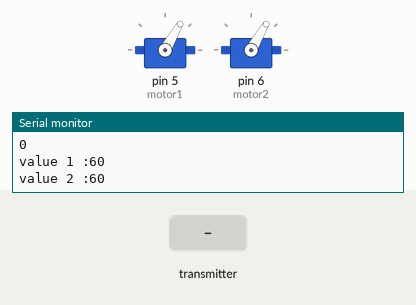
This sketch was run on a simulated Arduino Uno, built with avr-gcc and run on an emulated ATmega328P. Parts: 2 × servo, the last lines printed to the serial monitor. Inputs (shaded band) come from the test bench. No radio packets arrive unless stated.

Above: at 4.2 s.
4.3 s: the transmitter starts sending joyZ = 64
At 5.2 s:
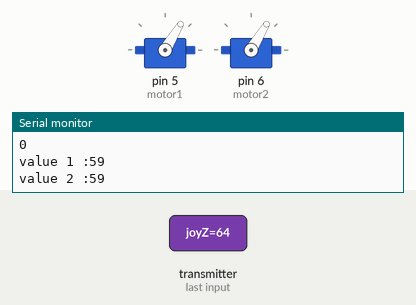
5.8 s: the transmitter starts sending joyX = 255
At 8.4 s:
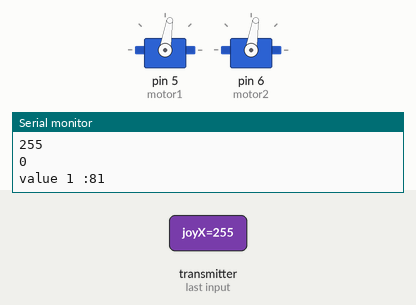
8.8 s: the transmitter starts sending joyX = 0
At 11.3 s:
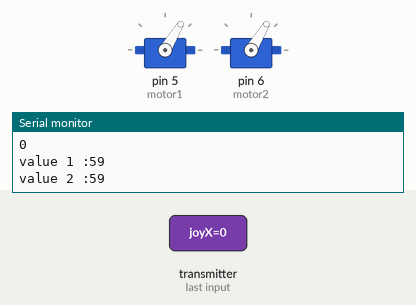
17.8 s: the transmitter starts sending joyX = 64
At 18.8 s:
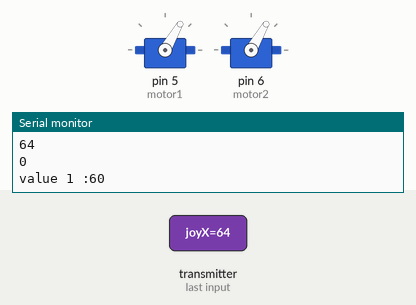
Timing chart, 0 to 20.4 s (numbered marks = the images above; inputs shaded):
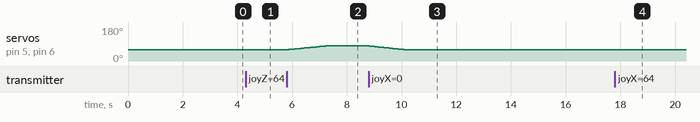

Measured:
- after the input at 4.3 s, servo on pin 5 (motor1), servo on pin 6 (motor2): 60° → 59° at once
- after the input at 5.8 s, servo on pin 5 (motor1), servo on pin 6 (motor2): moves from 59° to 81° over 1.4 s, starting after 0.09 s
- after the input at 8.8 s, servo on pin 5 (motor1), servo on pin 6 (motor2): moves from 81° to 59° over 1.3 s, starting at once
- after the input at 17.8 s, servo on pin 5 (motor1), servo on pin 6 (motor2): 59° → 60° after 0.07 s

The sketch:

board_main_controlSP.ino
```cpp
#include <SPI.h>
#include <nRF24L01.h>
#include <RF24.h>
#include <Servo.h>
#define SPMAX 80 //모터 최대출력값 지정 BLDC모터이기 때문에 75도 상당히 위험함 따라서 낮춰쓰는것을 추천
#define SPMIN 60
Servo motor1,motor2;

int val1 = 60; //왼쪽바퀴 기본 모터값 설정
int val2 = 60; //오른쪽바퀴 기본 모터값 설정
RF24 radio(7, 8);
const byte address[6] = "02019"; //송신기와 동일하게 설정 컨트롤러에도 02019로 설정되 있을 것임
struct Data{
  byte joyX;
  byte joyY;
  byte joyZ;
  };
Data data;

void setup() {
  Serial.begin(9600);
  radio.begin();
  radio.setAutoAck(true);
  motor1.attach (5);
  motor2.attach (6);
  motor1.write(60);
  motor2.write(60);
  delay(3000);

  radio.openReadingPipe(0, address);
  radio.setPALevel(RF24_PA_MAX); //수신과 동일하게 MAX로 설정(MIN, LOW, HIGH, MAX)
  radio.startListening(); //데이터 수신
}

void loop() {
  while (radio.available()) {
    radio.read(&data, sizeof(Data));
    if (val1 > SPMAX || val2 > SPMAX){ //속도가 지정한 최대값이 넘으면 넘어가지 않도록 조정
      val1 = 80;
      val2 = 80;
    }
    else if (val1 < SPMIN || val2 < SPMIN){ //속도가 지정한 최소값보다 낮으면 더 내려가지 않도록 조정
      val1 = 60;
      val2 = 60;
    }
    else{
      if(data.joyX < 10){
        val1 -= 1;
        val2 -= 1;
      }
      if(data.joyX > 169){
        val1 += 1;
        val2 += 1;
      }
      if(data.joyZ == 0){
        val1 = 60;
        val2 = 60;
      }
      motor1.write(val1);
      motor2.write(val2);
    }
  }

    Serial.println(data.joyX);
    Serial.println(data.joyY);
    Serial.print("value 1 :");
    Serial.println(val1);
    Serial.print("value 2 :");
    Serial.println(val2);
    delay(10);
}
```
